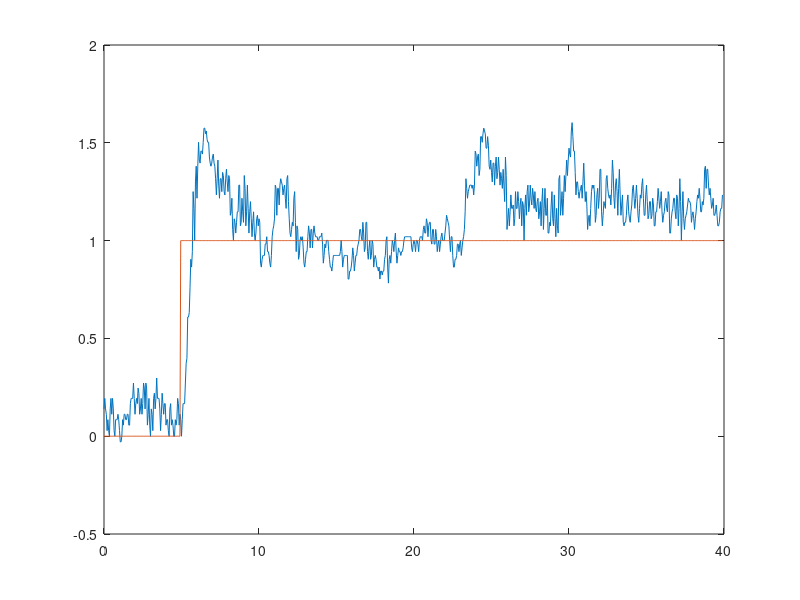

Recreate this plot in MATLAB.
stepSUB=[0.051515, 0.000000, -0.051515, 0.119102;
0.105339, 0.000000, -0.105339, 0.166081;
0.051515, 0.000000, -0.051515, -0.049105;
0.024178, 0.000000, -0.024178, -0.018713;
-0.059597, 0.000000, 0.059597, -0.135996;
-0.003450, 0.000000, 0.003450, 0.096028;
-0.059597, 0.000000, 0.059597, -0.121827;
-0.088125, 0.000000, 0.088125, -0.143680;
0.051515, 0.000000, -0.051515, 0.260598;
0.105339, 0.000000, -0.105339, 0.164362;
0.024178, 0.000000, -0.024178, -0.152741;
0.105339, 0.000000, -0.105339, 0.213155;
0.051515, 0.000000, -0.051515, 0.014563;
-0.059597, 0.000000, 0.059597, -0.230083;
-0.088125, 0.000000, 0.088125, -0.091677;
-0.003450, 0.000000, 0.003450, 0.160730;
-0.003450, 0.000000, 0.003450, -0.020107;
-0.003450, 0.000000, 0.003450, -0.048640;
0.024178, 0.000000, -0.024178, 0.067925;
-0.003450, 0.000000, 0.003450, -0.033504;
-0.059597, 0.000000, 0.059597, -0.141317;
-0.116965, 0.000000, 0.116965, -0.171984;
-0.116965, 0.000000, 0.116965, -0.082931;
-0.088125, 0.000000, 0.088125, -0.034468;
-0.003450, 0.000000, 0.003450, 0.093616;
-0.031375, 0.000000, 0.031375, -0.097334;
0.024178, 0.000000, -0.024178, 0.075766;
0.024178, 0.000000, -0.024178, 0.033695;
-0.003450, 0.000000, 0.003450, -0.056272;
-0.003450, 0.000000, 0.003450, 0.000033;
0.024178, 0.000000, -0.024178, 0.075199;
0.024178, 0.000000, -0.024178, 0.017014;
-0.031375, 0.000000, 0.031375, -0.118557;
-0.031375, 0.000000, 0.031375, -0.018180;
0.078569, 0.000000, -0.078569, 0.247344;
0.105339, 0.000000, -0.105339, 0.114677;
0.105339, 0.000000, -0.105339, 0.052426;
0.105339, 0.000000, -0.105339, 0.104078;
0.184011, 0.000000, -0.184011, 0.299918;
0.105339, 0.000000, -0.105339, -0.014903;
0.024178, 0.000000, -0.024178, -0.101873;
0.078569, 0.000000, -0.078569, 0.199994;
0.105339, 0.000000, -0.105339, 0.162637;
0.078569, 0.000000, -0.078569, 0.001824;
0.158056, 0.000000, -0.158056, 0.252848;
0.131834, 0.000000, -0.131834, 0.103116;
0.024178, 0.000000, -0.024178, -0.142344;
0.051515, 0.000000, -0.051515, 0.116457;
0.105339, 0.000000, -0.105339, 0.216349;
0.024178, 0.000000, -0.024178, -0.114069;
0.078569, 0.000000, -0.078569, 0.135021;
0.184011, 0.000000, -0.184011, 0.352082;
0.158056, 0.000000, -0.158056, 0.083988;
0.051515, 0.000000, -0.051515, -0.131214;
0.184011, 0.000000, -0.184011, 0.399598;
0.158056, 0.000000, -0.158056, 0.147229;
-0.031375, 0.000000, 0.031375, -0.340515;
0.024178, 0.000000, -0.024178, 0.139135;
0.105339, 0.000000, -0.105339, 0.287303;
-0.031375, 0.000000, 0.031375, -0.263957;
-0.088125, 0.000000, 0.088125, -0.185156;
0.051515, 0.000000, -0.051515, 0.313931;
0.024178, 0.000000, -0.024178, -0.014909;
-0.059597, 0.000000, 0.059597, -0.239064;
0.105339, 0.000000, -0.105339, 0.353444;
0.131834, 0.000000, -0.131834, 0.184099;
0.051515, 0.000000, -0.051515, -0.132948;
0.105339, 0.000000, -0.105339, 0.180093;
0.209697, 0.000000, -0.209697, 0.387026;
0.105339, 0.000000, -0.105339, -0.077353;
0.105339, 0.000000, -0.105339, 0.075085;
0.105339, 0.000000, -0.105339, 0.158021;
0.051515, 0.000000, -0.051515, -0.015927;
-0.059597, 0.000000, 0.059597, -0.210615;
0.024178, 0.000000, -0.024178, 0.174906;
0.131834, 0.000000, -0.131834, 0.298982;
0.078569, 0.000000, -0.078569, -0.056728;
0.024178, 0.000000, -0.024178, -0.082294;
0.078569, 0.000000, -0.078569, 0.199344;
0.078569, 0.000000, -0.078569, 0.094564;
-0.031375, 0.000000, 0.031375, -0.211588;
-0.003450, 0.000000, 0.003450, 0.051462;
-0.003450, 0.000000, 0.003450, 0.041970;
-0.059597, 0.000000, 0.059597, -0.151728;
-0.088125, 0.000000, 0.088125, -0.125537;
0.051515, 0.000000, -0.051515, 0.267382;
0.078569, 0.000000, -0.078569, 0.097165;
-0.031375, 0.000000, 0.031375, -0.242340;
-0.003450, 0.000000, 0.003450, 0.051784;
-0.031375, 0.000000, 0.031375, -0.014558;
-0.088125, 0.000000, 0.088125, -0.176380;
-0.088125, 0.000000, 0.088125, -0.079409;
-0.003450, 0.000000, 0.003450, 0.133650;
-0.031375, 0.000000, 0.031375, -0.087130;
-0.003450, 0.000000, 0.003450, 0.000615;
0.105339, 0.000000, -0.105339, 0.261000;
0.078569, 0.000000, -0.078569, 0.019720;
-0.031375, 0.000000, 0.031375, -0.215341;
0.024178, 0.000000, -0.024178, 0.136226;
-0.003450, 1.000000, 1.003450, -0.000029;
-0.088125, 1.000000, 1.088125, -0.248362;
-0.003450, 1.000000, 1.003450, 0.140242;
0.078569, 1.000000, 0.921431, 0.227133;
0.078569, 1.000000, 0.921431, 0.031883;
0.078569, 1.000000, 0.921431, 0.051196;
0.184011, 1.000000, 0.815989, 0.348276;
0.285224, 1.000000, 0.714776, 0.414979;
0.309895, 1.000000, 0.690105, 0.286229;
0.521344, 1.000000, 0.478656, 0.768944;
0.521344, 1.000000, 0.478656, 0.496924;
0.543721, 1.000000, 0.456279, 0.507759;
0.673648, 1.000000, 0.326352, 0.856517;
0.816422, 1.000000, 0.183578, 0.992530;
0.776551, 1.000000, 0.223449, 0.648714;
0.855585, 1.000000, 0.144415, 0.922615;
1.162423, 1.000000, -0.162423, 1.590266;
1.076732, 1.000000, -0.076732, 0.885081;
0.913049, 1.000000, 0.086951, 0.593851;
1.212163, 1.000000, -0.212163, 1.695522;
1.292418, 1.000000, -0.292418, 1.425634;
1.128574, 1.000000, -0.128574, 0.755239;
1.292418, 1.000000, -0.292418, 1.507504;
1.414382, 1.000000, -0.414382, 1.645972;
1.323635, 1.000000, -0.323635, 1.109958;
1.308090, 1.000000, -0.308090, 1.240451;
1.369540, 1.000000, -0.369540, 1.512006;
1.369540, 1.000000, -0.369540, 1.368154;
1.354359, 1.000000, -0.354359, 1.289946;
1.414382, 1.000000, -0.414382, 1.494792;
1.486854, 1.000000, -0.486854, 1.583473;
1.486854, 1.000000, -0.486854, 1.444207;
1.458200, 1.000000, -0.458200, 1.389160;
1.472580, 1.000000, -0.472580, 1.504148;
1.429100, 1.000000, -0.429100, 1.381896;
1.414382, 1.000000, -0.414382, 1.387910;
1.414382, 1.000000, -0.414382, 1.426315;
1.339057, 1.000000, -0.339057, 1.241814;
1.308090, 1.000000, -0.308090, 1.273435;
1.292418, 1.000000, -0.292418, 1.301548;
1.308090, 1.000000, -0.308090, 1.336146;
1.339057, 1.000000, -0.339057, 1.370697;
1.354359, 1.000000, -0.354359, 1.357339;
1.308090, 1.000000, -0.308090, 1.231894;
1.292418, 1.000000, -0.292418, 1.275955;
1.228476, 1.000000, -0.228476, 1.165206;
1.145567, 1.000000, -0.145567, 1.048932;
1.228476, 1.000000, -0.228476, 1.368490;
1.323635, 1.000000, -0.323635, 1.457290;
1.195718, 1.000000, -0.195718, 0.966355;
1.128574, 1.000000, -0.128574, 1.026330;
1.228476, 1.000000, -0.228476, 1.436066;
1.228476, 1.000000, -0.228476, 1.232062;
1.162423, 1.000000, -0.162423, 1.014247;
1.260705, 1.000000, -0.260705, 1.402668;
1.244655, 1.000000, -0.244655, 1.243446;
1.162423, 1.000000, -0.162423, 1.011961;
1.145567, 1.000000, -0.145567, 1.139814;
1.228476, 1.000000, -0.228476, 1.380142;
1.276624, 1.000000, -0.276624, 1.321359;
1.212163, 1.000000, -0.212163, 1.073733;
1.162423, 1.000000, -0.162423, 1.096140;
1.244655, 1.000000, -0.244655, 1.398343;
1.228476, 1.000000, -0.228476, 1.205668;
1.041439, 1.000000, -0.041439, 0.752672;
1.059158, 1.000000, -0.059158, 1.124919;
1.128574, 1.000000, -0.128574, 1.295950;
0.969022, 1.000000, 0.030978, 0.722654;
0.913049, 1.000000, 0.086951, 0.824400;
1.023565, 1.000000, -0.023565, 1.251638;
1.005538, 1.000000, -0.005538, 0.981831;
0.950526, 1.000000, 0.049474, 0.817334;
1.005538, 1.000000, -0.005538, 1.099269;
1.059158, 1.000000, -0.059158, 1.155421;
1.059158, 1.000000, -0.059158, 1.020334;
1.195718, 1.000000, -0.195718, 1.349393;
1.195718, 1.000000, -0.195718, 1.180831;
0.987357, 1.000000, 0.012643, 0.667031;
1.005538, 1.000000, -0.005538, 1.073800;
1.128574, 1.000000, -0.128574, 1.375816;
1.059158, 1.000000, -0.059158, 0.920144;
1.005538, 1.000000, -0.005538, 0.880413;
1.244655, 1.000000, -0.244655, 1.610893;
1.179138, 1.000000, -0.179138, 1.078822;
0.987357, 1.000000, 0.012643, 0.640828;
1.059158, 1.000000, -0.059158, 1.222957;
1.195718, 1.000000, -0.195718, 1.455176;
1.076732, 1.000000, -0.076732, 0.842513;
0.950526, 1.000000, 0.049474, 0.737115;
1.059158, 1.000000, -0.059158, 1.294350;
1.111435, 1.000000, -0.111435, 1.214589;
1.023565, 1.000000, -0.023565, 0.829200;
0.931866, 1.000000, 0.068134, 0.803244;
1.005538, 1.000000, -0.005538, 1.174642;
1.059158, 1.000000, -0.059158, 1.148669;
0.950526, 1.000000, 0.049474, 0.749134;
0.913049, 1.000000, 0.086951, 0.862421;
0.950526, 1.000000, 0.049474, 1.064776;
1.023565, 1.000000, -0.023565, 1.123724;
1.041439, 1.000000, -0.041439, 1.019742;
0.987357, 1.000000, 0.012643, 0.886757;
1.023565, 1.000000, -0.023565, 1.088016;
1.005538, 1.000000, -0.005538, 1.002460;
0.796576, 1.000000, 0.203424, 0.505911;
0.776551, 1.000000, 0.223449, 0.792850;
0.816422, 1.000000, 0.183578, 0.956676;
0.836090, 1.000000, 0.163910, 0.847808;
0.836090, 1.000000, 0.163910, 0.797207;
0.836090, 1.000000, 0.163910, 0.837158;
0.894062, 1.000000, 0.105938, 0.982449;
0.894062, 1.000000, 0.105938, 0.883904;
0.931866, 1.000000, 0.068134, 0.958104;
0.855585, 1.000000, 0.144415, 0.753875;
0.855585, 1.000000, 0.144415, 0.862944;
0.836090, 1.000000, 0.163910, 0.841424;
0.796576, 1.000000, 0.203424, 0.746398;
0.776551, 1.000000, 0.223449, 0.759154;
0.836090, 1.000000, 0.163910, 0.934821;
0.931866, 1.000000, 0.068134, 1.052971;
0.969022, 1.000000, 0.030978, 0.973661;
0.987357, 1.000000, 0.012643, 0.972728;
1.023565, 1.000000, -0.023565, 1.067966;
1.195718, 1.000000, -0.195718, 1.418178;
1.179138, 1.000000, -0.179138, 1.111254;
1.041439, 1.000000, -0.041439, 0.799645;
1.179138, 1.000000, -0.179138, 1.406443;
1.179138, 1.000000, -0.179138, 1.217919;
1.094155, 1.000000, -0.094155, 0.912858;
1.195718, 1.000000, -0.195718, 1.337379;
1.228476, 1.000000, -0.228476, 1.301332;
1.212163, 1.000000, -0.212163, 1.138959;
1.195718, 1.000000, -0.195718, 1.157363;
1.145567, 1.000000, -0.145567, 1.101381;
1.179138, 1.000000, -0.179138, 1.239578;
1.195718, 1.000000, -0.195718, 1.221576;
1.128574, 1.000000, -0.128574, 1.017714;
1.076732, 1.000000, -0.076732, 1.013256;
1.228476, 1.000000, -0.228476, 1.467310;
1.244655, 1.000000, -0.244655, 1.251862;
1.111435, 1.000000, -0.111435, 0.863156;
1.023565, 1.000000, -0.023565, 0.933137;
0.950526, 1.000000, 0.049474, 0.938881;
0.931866, 1.000000, 0.068134, 0.942512;
0.969022, 1.000000, 0.030978, 1.025424;
1.005538, 1.000000, -0.005538, 1.044785;
0.987357, 1.000000, 0.012643, 0.941395;
1.128574, 1.000000, -0.128574, 1.307112;
1.162423, 1.000000, -0.162423, 1.193187;
1.005538, 1.000000, -0.005538, 0.740323;
0.855585, 1.000000, 0.144415, 0.681406;
0.987357, 1.000000, 0.012643, 1.263100;
0.969022, 1.000000, 0.030978, 0.966112;
0.816422, 1.000000, 0.183578, 0.541078;
0.836090, 1.000000, 0.163910, 0.898089;
0.913049, 1.000000, 0.086951, 1.088519;
0.931866, 1.000000, 0.068134, 0.921865;
0.913049, 1.000000, 0.086951, 0.839111;
0.931866, 1.000000, 0.068134, 0.966428;
0.874910, 1.000000, 0.125090, 0.817243;
0.796576, 1.000000, 0.203424, 0.694609;
0.776551, 1.000000, 0.223449, 0.784127;
0.816422, 1.000000, 0.183578, 0.902758;
0.855585, 1.000000, 0.144415, 0.898706;
0.855585, 1.000000, 0.144415, 0.826838;
0.931866, 1.000000, 0.068134, 1.022996;
0.987357, 1.000000, 0.012643, 1.055590;
0.950526, 1.000000, 0.049474, 0.865944;
0.874910, 1.000000, 0.125090, 0.765301;
0.969022, 1.000000, 0.030978, 1.131982;
0.969022, 1.000000, 0.030978, 0.981616;
0.874910, 1.000000, 0.125090, 0.704646;
0.950526, 1.000000, 0.049474, 1.067992;
0.987357, 1.000000, 0.012643, 1.070004;
0.950526, 1.000000, 0.049474, 0.859792;
0.931866, 1.000000, 0.068134, 0.894278;
0.931866, 1.000000, 0.068134, 0.962339;
0.931866, 1.000000, 0.068134, 0.941315;
0.913049, 1.000000, 0.086951, 0.880562;
0.913049, 1.000000, 0.086951, 0.915641;
0.931866, 1.000000, 0.068134, 0.966818;
0.931866, 1.000000, 0.068134, 0.928048;
0.931866, 1.000000, 0.068134, 0.923129;
0.950526, 1.000000, 0.049474, 0.977521;
0.894062, 1.000000, 0.105938, 0.819462;
0.796576, 1.000000, 0.203424, 0.672396;
0.836090, 1.000000, 0.163910, 0.929474;
0.894062, 1.000000, 0.105938, 0.998738;
0.874910, 1.000000, 0.125090, 0.812879;
0.913049, 1.000000, 0.086951, 0.940916;
0.913049, 1.000000, 0.086951, 0.925959;
0.913049, 1.000000, 0.086951, 0.904586;
0.855585, 1.000000, 0.144415, 0.778416;
0.816422, 1.000000, 0.183578, 0.779586;
0.776551, 1.000000, 0.223449, 0.755086;
0.776551, 1.000000, 0.223449, 0.795680;
0.756343, 1.000000, 0.243657, 0.738576;
0.796576, 1.000000, 0.203424, 0.850563;
0.836090, 1.000000, 0.163910, 0.888735;
0.836090, 1.000000, 0.163910, 0.815432;
0.836090, 1.000000, 0.163910, 0.824249;
0.836090, 1.000000, 0.163910, 0.844447;
0.836090, 1.000000, 0.163910, 0.840760;
0.836090, 1.000000, 0.163910, 0.835671;
0.836090, 1.000000, 0.163910, 0.837024;
0.836090, 1.000000, 0.163910, 0.838279;
0.836090, 1.000000, 0.163910, 0.837827;
0.855585, 1.000000, 0.144415, 0.882598;
0.913049, 1.000000, 0.086951, 0.986282;
0.855585, 1.000000, 0.144415, 0.763378;
0.776551, 1.000000, 0.223449, 0.664738;
0.816422, 1.000000, 0.183578, 0.912673;
0.836090, 1.000000, 0.163910, 0.886589;
0.836090, 1.000000, 0.163910, 0.806226;
0.836090, 1.000000, 0.163910, 0.826200;
0.836090, 1.000000, 0.163910, 0.846823;
0.836090, 1.000000, 0.163910, 0.840074;
0.715376, 1.000000, 0.284624, 0.556001;
0.715376, 1.000000, 0.284624, 0.739670;
0.756343, 1.000000, 0.243657, 0.858555;
0.756343, 1.000000, 0.243657, 0.742589;
0.776551, 1.000000, 0.223449, 0.778674;
0.816422, 1.000000, 0.183578, 0.873327;
0.874910, 1.000000, 0.125090, 0.945298;
0.836090, 1.000000, 0.163910, 0.760230;
0.756343, 1.000000, 0.243657, 0.641747;
0.796576, 1.000000, 0.203424, 0.888819;
0.836090, 1.000000, 0.163910, 0.913844;
0.836090, 1.000000, 0.163910, 0.803636;
0.874910, 1.000000, 0.125090, 0.908205;
0.894062, 1.000000, 0.105938, 0.923668;
0.913049, 1.000000, 0.086951, 0.925402;
0.969022, 1.000000, 0.030978, 1.032473;
0.969022, 1.000000, 0.030978, 0.956167;
0.931866, 1.000000, 0.068134, 0.865627;
0.913049, 1.000000, 0.086951, 0.900427;
1.005538, 1.000000, -0.005538, 1.149410;
0.950526, 1.000000, 0.049474, 0.864274;
0.855585, 1.000000, 0.144415, 0.701198;
0.874910, 1.000000, 0.125090, 0.945853;
1.005538, 1.000000, -0.005538, 1.216276;
1.005538, 1.000000, -0.005538, 0.960083;
0.855585, 1.000000, 0.144415, 0.601564;
0.816422, 1.000000, 0.183578, 0.809587;
0.874910, 1.000000, 0.125090, 1.030482;
0.913049, 1.000000, 0.086951, 0.952190;
0.816422, 1.000000, 0.183578, 0.641577;
0.836090, 1.000000, 0.163910, 0.873179;
0.913049, 1.000000, 0.086951, 1.061507;
0.894062, 1.000000, 0.105938, 0.842851;
0.776551, 1.000000, 0.223449, 0.586927;
0.816422, 1.000000, 0.183578, 0.909258;
0.836090, 1.000000, 0.163910, 0.908723;
0.816422, 1.000000, 0.183578, 0.760164;
0.776551, 1.000000, 0.223449, 0.712288;
0.776551, 1.000000, 0.223449, 0.803026;
0.756343, 1.000000, 0.243657, 0.749329;
0.776551, 1.000000, 0.223449, 0.801518;
0.715376, 1.000000, 0.284624, 0.637096;
0.756343, 1.000000, 0.243657, 0.817309;
0.756343, 1.000000, 0.243657, 0.774519;
0.735952, 1.000000, 0.264048, 0.693609;
0.756343, 1.000000, 0.243657, 0.786353;
0.756343, 1.000000, 0.243657, 0.767574;
0.816422, 1.000000, 0.183578, 0.888971;
0.836090, 1.000000, 0.163910, 0.850951;
0.913049, 1.000000, 0.086951, 0.992068;
0.931866, 1.000000, 0.068134, 0.940717;
0.776551, 1.000000, 0.223449, 0.547735;
0.694607, 1.000000, 0.305393, 0.616344;
0.816422, 1.000000, 0.183578, 1.058838;
0.836090, 1.000000, 0.163910, 0.860629;
0.796576, 1.000000, 0.203424, 0.675108;
0.855585, 1.000000, 0.144415, 0.940220;
0.913049, 1.000000, 0.086951, 1.012817;
0.894062, 1.000000, 0.105938, 0.833834;
0.855585, 1.000000, 0.144415, 0.783779;
0.913049, 1.000000, 0.086951, 1.015235;
0.950526, 1.000000, 0.049474, 1.009091;
0.855585, 1.000000, 0.144415, 0.695293;
0.796576, 1.000000, 0.203424, 0.723595;
0.836090, 1.000000, 0.163910, 0.946575;
0.874910, 1.000000, 0.125090, 0.938390;
0.855585, 1.000000, 0.144415, 0.793503;
0.855585, 1.000000, 0.144415, 0.845287;
0.836090, 1.000000, 0.163910, 0.830197;
0.855585, 1.000000, 0.144415, 0.888147;
0.855585, 1.000000, 0.144415, 0.855729;
0.874910, 1.000000, 0.125090, 0.892884;
0.913049, 1.000000, 0.086951, 0.961719;
0.931866, 1.000000, 0.068134, 0.945542;
0.931866, 1.000000, 0.068134, 0.915901;
0.931866, 1.000000, 0.068134, 0.929532;
0.931866, 1.000000, 0.068134, 0.937128;
0.931866, 1.000000, 0.068134, 0.933018;
0.931866, 1.000000, 0.068134, 0.931305;
0.931866, 1.000000, 0.068134, 0.932524;
0.931866, 1.000000, 0.068134, 0.932890;
0.931866, 1.000000, 0.068134, 0.932539;
0.874910, 1.000000, 0.125090, 0.800786;
0.855585, 1.000000, 0.144415, 0.841846;
0.894062, 1.000000, 0.105938, 0.970727;
0.913049, 1.000000, 0.086951, 0.935084;
0.894062, 1.000000, 0.105938, 0.845496;
0.855585, 1.000000, 0.144415, 0.804995;
0.913049, 1.000000, 0.086951, 1.010722;
0.913049, 1.000000, 0.086951, 0.917144;
0.894062, 1.000000, 0.105938, 0.842193;
0.855585, 1.000000, 0.144415, 0.810603;
0.913049, 1.000000, 0.086951, 1.011249;
0.931866, 1.000000, 0.068134, 0.959126;
0.931866, 1.000000, 0.068134, 0.901272;
0.931866, 1.000000, 0.068134, 0.926942;
0.913049, 1.000000, 0.086951, 0.897697;
0.969022, 1.000000, 0.030978, 1.047606;
0.987357, 1.000000, 0.012643, 1.006203;
0.950526, 1.000000, 0.049474, 0.876752;
0.950526, 1.000000, 0.049474, 0.953829;
1.023565, 1.000000, -0.023565, 1.140643;
1.005538, 1.000000, -0.005538, 0.966262;
0.931866, 1.000000, 0.068134, 0.805912;
0.987357, 1.000000, 0.012643, 1.087222;
1.005538, 1.000000, -0.005538, 1.053780;
1.005538, 1.000000, -0.005538, 0.972267;
0.913049, 1.000000, 0.086951, 0.780494;
0.894062, 1.000000, 0.105938, 0.896449;
0.969022, 1.000000, 0.030978, 1.108613;
0.969022, 1.000000, 0.030978, 0.953383;
0.894062, 1.000000, 0.105938, 0.757690;
0.894062, 1.000000, 0.105938, 0.915567;
0.969022, 1.000000, 0.030978, 1.106034;
0.931866, 1.000000, 0.068134, 0.861867;
0.855585, 1.000000, 0.144415, 0.725626;
0.894062, 1.000000, 0.105938, 0.981913;
0.913049, 1.000000, 0.086951, 0.967049;
0.855585, 1.000000, 0.144415, 0.751413;
0.894062, 1.000000, 0.105938, 0.943699;
0.931866, 1.000000, 0.068134, 1.005662;
0.950526, 1.000000, 0.049474, 0.953060;
0.913049, 1.000000, 0.086951, 0.841784;
0.913049, 1.000000, 0.086951, 0.921072;
0.913049, 1.000000, 0.086951, 0.933794;
0.950526, 1.000000, 0.049474, 0.997331;
0.987357, 1.000000, 0.012643, 1.024326;
1.041439, 1.000000, -0.041439, 1.093106;
1.023565, 1.000000, -0.023565, 0.980142;
1.005538, 1.000000, -0.005538, 0.970550;
0.987357, 1.000000, 0.012643, 0.979506;
0.913049, 1.000000, 0.086951, 0.827823;
0.855585, 1.000000, 0.144415, 0.796535;
0.931866, 1.000000, 0.068134, 1.068227;
0.931866, 1.000000, 0.068134, 0.934441;
0.836090, 1.000000, 0.163910, 0.672492;
0.776551, 1.000000, 0.223449, 0.719564;
0.776551, 1.000000, 0.223449, 0.835356;
0.816422, 1.000000, 0.183578, 0.884878;
0.816422, 1.000000, 0.183578, 0.795102;
0.836090, 1.000000, 0.163910, 0.846289;
0.894062, 1.000000, 0.105938, 0.975423;
0.894062, 1.000000, 0.105938, 0.881305;
0.855585, 1.000000, 0.144415, 0.783734;
0.894062, 1.000000, 0.105938, 0.958071;
0.913049, 1.000000, 0.086951, 0.951910;
0.836090, 1.000000, 0.163910, 0.713648;
0.874910, 1.000000, 0.125090, 0.932213;
0.913049, 1.000000, 0.086951, 0.992468;
0.931866, 1.000000, 0.068134, 0.932425;
0.969022, 1.000000, 0.030978, 0.994542;
1.059158, 1.000000, -0.059158, 1.171974;
1.228476, 1.000000, -0.228476, 1.426040;
1.179138, 1.000000, -0.179138, 1.049800;
1.128574, 1.000000, -0.128574, 1.014839;
1.162423, 1.000000, -0.162423, 1.253241;
1.179138, 1.000000, -0.179138, 1.221703;
1.195718, 1.000000, -0.195718, 1.185601;
1.195718, 1.000000, -0.195718, 1.180639;
1.195718, 1.000000, -0.195718, 1.196425;
1.179138, 1.000000, -0.179138, 1.158834;
1.195718, 1.000000, -0.195718, 1.217903;
1.145567, 1.000000, -0.145567, 1.080298;
1.195718, 1.000000, -0.195718, 1.262226;
1.369540, 1.000000, -0.369540, 1.605159;
1.354359, 1.000000, -0.354359, 1.278876;
1.292418, 1.000000, -0.292418, 1.144639;
1.339057, 1.000000, -0.339057, 1.432494;
1.354359, 1.000000, -0.354359, 1.400892;
1.244655, 1.000000, -0.244655, 1.065335;
1.276624, 1.000000, -0.276624, 1.324663;
1.443704, 1.000000, -0.443704, 1.704675;
1.443704, 1.000000, -0.443704, 1.391640;
1.414382, 1.000000, -0.414382, 1.298858;
1.458200, 1.000000, -0.458200, 1.534591;
1.486854, 1.000000, -0.486854, 1.541111;
1.472580, 1.000000, -0.472580, 1.419612;
1.458200, 1.000000, -0.458200, 1.422846;
1.384603, 1.000000, -0.384603, 1.300493;
1.384603, 1.000000, -0.384603, 1.401937;
1.443704, 1.000000, -0.443704, 1.540080;
1.399552, 1.000000, -0.399552, 1.319711;
1.292418, 1.000000, -0.292418, 1.128665;
1.276624, 1.000000, -0.276624, 1.295639;
1.323635, 1.000000, -0.323635, 1.429135;
1.260705, 1.000000, -0.260705, 1.158318;
1.212163, 1.000000, -0.212163, 1.128316;
1.308090, 1.000000, -0.308090, 1.470693;
1.308090, 1.000000, -0.308090, 1.308539;
1.195718, 1.000000, -0.195718, 0.998005;
1.292418, 1.000000, -0.292418, 1.440186;
1.339057, 1.000000, -0.339057, 1.434170;
1.228476, 1.000000, -0.228476, 1.026043;
1.260705, 1.000000, -0.260705, 1.296897;
1.339057, 1.000000, -0.339057, 1.490722;
1.276624, 1.000000, -0.276624, 1.162473;
1.195718, 1.000000, -0.195718, 1.056501;
1.260705, 1.000000, -0.260705, 1.392647;
1.228476, 1.000000, -0.228476, 1.207885;
1.179138, 1.000000, -0.179138, 1.078684;
1.276624, 1.000000, -0.276624, 1.420120;
1.195718, 1.000000, -0.195718, 1.096024;
1.111435, 1.000000, -0.111435, 0.971063;
1.339057, 1.000000, -0.339057, 1.682565;
1.244655, 1.000000, -0.244655, 1.113015;
0.969022, 1.000000, 0.030978, 0.522882;
1.023565, 1.000000, -0.023565, 1.188574;
1.076732, 1.000000, -0.076732, 1.258069;
0.987357, 1.000000, 0.012643, 0.806709;
1.059158, 1.000000, -0.059158, 1.124037;
1.145567, 1.000000, -0.145567, 1.298467;
1.076732, 1.000000, -0.076732, 0.946825;
1.076732, 1.000000, -0.076732, 1.047147;
1.094155, 1.000000, -0.094155, 1.154857;
0.987357, 1.000000, 0.012643, 0.848283;
1.023565, 1.000000, -0.023565, 1.073585;
1.162423, 1.000000, -0.162423, 1.378307;
1.076732, 1.000000, -0.076732, 0.920791;
1.076732, 1.000000, -0.076732, 1.032017;
1.162423, 1.000000, -0.162423, 1.321133;
1.111435, 1.000000, -0.111435, 1.035948;
1.023565, 1.000000, -0.023565, 0.871516;
1.094155, 1.000000, -0.094155, 1.226470;
1.128574, 1.000000, -0.128574, 1.200669;
0.987357, 1.000000, 0.012643, 0.755059;
1.111435, 1.000000, -0.111435, 1.282561;
1.094155, 1.000000, -0.094155, 1.113825;
0.913049, 1.000000, 0.086951, 0.624964;
1.076732, 1.000000, -0.076732, 1.323716;
1.145567, 1.000000, -0.145567, 1.286205;
1.041439, 1.000000, -0.041439, 0.816313;
1.162423, 1.000000, -0.162423, 1.305490;
1.195718, 1.000000, -0.195718, 1.280064;
1.059158, 1.000000, -0.059158, 0.826725;
1.094155, 1.000000, -0.094155, 1.143725;
1.195718, 1.000000, -0.195718, 1.387667;
1.128574, 1.000000, -0.128574, 1.001640;
1.094155, 1.000000, -0.094155, 1.007628;
1.179138, 1.000000, -0.179138, 1.334384;
1.145567, 1.000000, -0.145567, 1.105286;
1.076732, 1.000000, -0.076732, 0.946261;
1.162423, 1.000000, -0.162423, 1.300761;
1.076732, 1.000000, -0.076732, 0.982228;
1.059158, 1.000000, -0.059158, 1.009689;
1.111435, 1.000000, -0.111435, 1.212215;
1.128574, 1.000000, -0.128574, 1.152014;
1.023565, 1.000000, -0.023565, 0.852550;
1.059158, 1.000000, -0.059158, 1.119825;
1.111435, 1.000000, -0.111435, 1.220962;
0.987357, 1.000000, 0.012643, 0.793846;
1.111435, 1.000000, -0.111435, 1.267856;
1.179138, 1.000000, -0.179138, 1.300421;
0.969022, 1.000000, 0.030978, 0.631161;
1.076732, 1.000000, -0.076732, 1.225647;
1.179138, 1.000000, -0.179138, 1.389579;
1.041439, 1.000000, -0.041439, 0.792038;
1.041439, 1.000000, -0.041439, 1.010814;
1.128574, 1.000000, -0.128574, 1.315356;
0.950526, 1.000000, 0.049474, 0.703041;
0.950526, 1.000000, 0.049474, 0.931435;
1.005538, 1.000000, -0.005538, 1.151463;
0.987357, 1.000000, 0.012643, 0.953914;
1.094155, 1.000000, -0.094155, 1.197787;
1.162423, 1.000000, -0.162423, 1.243738;
1.023565, 1.000000, -0.023565, 0.796553;
0.987357, 1.000000, 0.012643, 0.943378;
1.145567, 1.000000, -0.145567, 1.424467;
1.023565, 1.000000, -0.023565, 0.841575;
0.931866, 1.000000, 0.068134, 0.755271;
1.076732, 1.000000, -0.076732, 1.340318;
0.987357, 1.000000, 0.012643, 0.888384;
0.950526, 1.000000, 0.049474, 0.842319;
1.228476, 1.000000, -0.228476, 1.633733;
1.244655, 1.000000, -0.244655, 1.240640;
1.041439, 1.000000, -0.041439, 0.653481;
1.094155, 1.000000, -0.094155, 1.207634;
1.162423, 1.000000, -0.162423, 1.348216;
1.041439, 1.000000, -0.041439, 0.830127;
1.128574, 1.000000, -0.128574, 1.216018;
1.244655, 1.000000, -0.244655, 1.441868;
1.162423, 1.000000, -0.162423, 1.001544;
1.244655, 1.000000, -0.244655, 1.312387;
1.323635, 1.000000, -0.323635, 1.457609;
1.244655, 1.000000, -0.244655, 1.099998;
1.323635, 1.000000, -0.323635, 1.402695;
1.384603, 1.000000, -0.384603, 1.489080;
1.354359, 1.000000, -0.354359, 1.273615;
1.339057, 1.000000, -0.339057, 1.292782;
1.472580, 1.000000, -0.472580, 1.670420;
1.515080, 1.000000, -0.515080, 1.552231;
1.443704, 1.000000, -0.443704, 1.280128;
1.369540, 1.000000, -0.369540, 1.272706;
1.369540, 1.000000, -0.369540, 1.423885;
1.260705, 1.000000, -0.260705, 1.137818;
1.145567, 1.000000, -0.145567, 0.995071;
1.212163, 1.000000, -0.212163, 1.354749;
1.212163, 1.000000, -0.212163, 1.237933;
1.162423, 1.000000, -0.162423, 1.052836;
1.128574, 1.000000, -0.128574, 1.087241;
1.162423, 1.000000, -0.162423, 1.241916;
1.179138, 1.000000, -0.179138, 1.202757;
1.195718, 1.000000, -0.195718, 1.189945;
1.128574, 1.000000, -0.128574, 1.030119;
1.212163, 1.000000, -0.212163, 1.333905;
1.308090, 1.000000, -0.308090, 1.443890;
1.195718, 1.000000, -0.195718, 0.991482;
1.111435, 1.000000, -0.111435, 0.982972;
1.162423, 1.000000, -0.162423, 1.302172;
1.094155, 1.000000, -0.094155, 1.025549;
0.969022, 1.000000, 0.030978, 0.775777;
1.023565, 1.000000, -0.023565, 1.140539;
1.041439, 1.000000, -0.041439, 1.107498;
0.987357, 1.000000, 0.012643, 0.877074;
1.076732, 1.000000, -0.076732, 1.188423;
1.162423, 1.000000, -0.162423, 1.289460;
1.195718, 1.000000, -0.195718, 1.188372;
1.179138, 1.000000, -0.179138, 1.115678;
1.195718, 1.000000, -0.195718, 1.221734;
1.145567, 1.000000, -0.145567, 1.091351;
1.005538, 1.000000, -0.005538, 0.820694;
1.041439, 1.000000, -0.041439, 1.129749;
1.145567, 1.000000, -0.145567, 1.326432;
1.179138, 1.000000, -0.179138, 1.175284;
1.076732, 1.000000, -0.076732, 0.885868;
1.128574, 1.000000, -0.128574, 1.217613;
1.276624, 1.000000, -0.276624, 1.512609;
1.276624, 1.000000, -0.276624, 1.218476;
1.059158, 1.000000, -0.059158, 0.706602;
0.987357, 1.000000, 0.012643, 0.951212;
1.041439, 1.000000, -0.041439, 1.222427;
1.111435, 1.000000, -0.111435, 1.197908;
1.094155, 1.000000, -0.094155, 1.008300;
1.076732, 1.000000, -0.076732, 1.034863;
1.228476, 1.000000, -0.228476, 1.454315;
1.244655, 1.000000, -0.244655, 1.245688;
1.179138, 1.000000, -0.179138, 1.023453;
1.145567, 1.000000, -0.145567, 1.114758;
1.128574, 1.000000, -0.128574, 1.153072;
1.145567, 1.000000, -0.145567, 1.175461;
1.094155, 1.000000, -0.094155, 1.015509;
1.179138, 1.000000, -0.179138, 1.291032;
1.323635, 1.000000, -0.323635, 1.518386;
1.260705, 1.000000, -0.260705, 1.115315;
1.128574, 1.000000, -0.128574, 0.910737;
1.076732, 1.000000, -0.076732, 1.074333;
1.195718, 1.000000, -0.195718, 1.418037;
1.228476, 1.000000, -0.228476, 1.245779;
1.162423, 1.000000, -0.162423, 1.005902;
1.041439, 1.000000, -0.041439, 0.891492;
1.179138, 1.000000, -0.179138, 1.424078;
1.276624, 1.000000, -0.276624, 1.417226;
1.145567, 1.000000, -0.145567, 0.882317;
1.041439, 1.000000, -0.041439, 0.891946;
1.094155, 1.000000, -0.094155, 1.256571;
1.145567, 1.000000, -0.145567, 1.239389;
1.005538, 1.000000, -0.005538, 0.764276;
0.987357, 1.000000, 0.012643, 0.965871;
1.005538, 1.000000, -0.005538, 1.101493;
1.005538, 1.000000, -0.005538, 1.003802;
1.041439, 1.000000, -0.041439, 1.062607;
1.111435, 1.000000, -0.111435, 1.198675;
1.145567, 1.000000, -0.145567, 1.169918;
1.059158, 1.000000, -0.059158, 0.913632;
1.023565, 1.000000, -0.023565, 0.986066;
1.005538, 1.000000, -0.005538, 1.028880;
1.059158, 1.000000, -0.059158, 1.140763;
1.094155, 1.000000, -0.094155, 1.123517;
1.179138, 1.000000, -0.179138, 1.260954;
1.195718, 1.000000, -0.195718, 1.193011;
1.128574, 1.000000, -0.128574, 1.012028;
1.076732, 1.000000, -0.076732, 1.021062;
1.128574, 1.000000, -0.128574, 1.237260;
1.195718, 1.000000, -0.195718, 1.286792;
1.128574, 1.000000, -0.128574, 0.995310;
1.041439, 1.000000, -0.041439, 0.914145;
1.005538, 1.000000, -0.005538, 1.012011;
1.076732, 1.000000, -0.076732, 1.209694;
1.145567, 1.000000, -0.145567, 1.219160;
1.128574, 1.000000, -0.128574, 1.055715;
1.195718, 1.000000, -0.195718, 1.266779;
1.228476, 1.000000, -0.228476, 1.277946;
1.128574, 1.000000, -0.128574, 0.967123;
1.041439, 1.000000, -0.041439, 0.931107;
1.041439, 1.000000, -0.041439, 1.102510;
1.145567, 1.000000, -0.145567, 1.309922;
1.195718, 1.000000, -0.195718, 1.223142;
1.111435, 1.000000, -0.111435, 0.944972;
1.023565, 1.000000, -0.023565, 0.916693;
1.041439, 1.000000, -0.041439, 1.126719;
1.111435, 1.000000, -0.111435, 1.226802;
1.111435, 1.000000, -0.111435, 1.072853;
1.023565, 1.000000, -0.023565, 0.876602;
1.041439, 1.000000, -0.041439, 1.092693;
1.128574, 1.000000, -0.128574, 1.279283;
1.094155, 1.000000, -0.094155, 1.015213;
0.987357, 1.000000, 0.012643, 0.811596;
0.987357, 1.000000, 0.012643, 1.031162;
1.059158, 1.000000, -0.059158, 1.200892;
1.059158, 1.000000, -0.059158, 1.030862;
1.111435, 1.000000, -0.111435, 1.141250;
1.179138, 1.000000, -0.179138, 1.267356;
1.128574, 1.000000, -0.128574, 1.038177;
1.076732, 1.000000, -0.076732, 0.991951;
1.111435, 1.000000, -0.111435, 1.192074;
1.162423, 1.000000, -0.162423, 1.243659;
1.059158, 1.000000, -0.059158, 0.889036;
1.005538, 1.000000, -0.005538, 0.932026;
1.041439, 1.000000, -0.041439, 1.146968;
1.059158, 1.000000, -0.059158, 1.092975;
1.111435, 1.000000, -0.111435, 1.146288;
1.128574, 1.000000, -0.128574, 1.133095;
1.076732, 1.000000, -0.076732, 0.994231;
1.059158, 1.000000, -0.059158, 1.043528;
1.162423, 1.000000, -0.162423, 1.323455;
1.145567, 1.000000, -0.145567, 1.106026;
0.950526, 1.000000, 0.049474, 0.650805;
0.950526, 1.000000, 0.049474, 1.000056;
1.023565, 1.000000, -0.023565, 1.202922;
1.059158, 1.000000, -0.059158, 1.073936;
1.076732, 1.000000, -0.076732, 1.044894;
1.128574, 1.000000, -0.128574, 1.191127;
1.128574, 1.000000, -0.128574, 1.125826;
1.059158, 1.000000, -0.059158, 0.948199;
1.023565, 1.000000, -0.023565, 0.990581;
1.145567, 1.000000, -0.145567, 1.342636;
1.128574, 1.000000, -0.128574, 1.090181;
0.987357, 1.000000, 0.012643, 0.748234;
1.076732, 1.000000, -0.076732, 1.233794;
1.228476, 1.000000, -0.228476, 1.476225;
1.111435, 1.000000, -0.111435, 0.879945;
0.913049, 1.000000, 0.086951, 0.606645;
1.059158, 1.000000, -0.059158, 1.355934;
1.162423, 1.000000, -0.162423, 1.352069;
1.023565, 1.000000, -0.023565, 0.733676;
0.969022, 1.000000, 0.030978, 0.875492;
1.023565, 1.000000, -0.023565, 1.188428;
1.041439, 1.000000, -0.041439, 1.075260;
1.059158, 1.000000, -0.059158, 1.032475;
1.094155, 1.000000, -0.094155, 1.130069;
1.128574, 1.000000, -0.128574, 1.173459;
1.111435, 1.000000, -0.111435, 1.070397;
1.111435, 1.000000, -0.111435, 1.101235;
1.094155, 1.000000, -0.094155, 1.082235;
1.005538, 1.000000, -0.005538, 0.893190;
1.041439, 1.000000, -0.041439, 1.107858;
1.059158, 1.000000, -0.059158, 1.107093;
1.023565, 1.000000, -0.023565, 0.952596;
0.969022, 1.000000, 0.030978, 0.891902;
1.023565, 1.000000, -0.023565, 1.125768;
1.059158, 1.000000, -0.059158, 1.116120;
1.111435, 1.000000, -0.111435, 1.143335;
1.145567, 1.000000, -0.145567, 1.165761;
1.128574, 1.000000, -0.128574, 1.089737;
1.179138, 1.000000, -0.179138, 1.241395;
1.128574, 1.000000, -0.128574, 1.062034;
1.059158, 1.000000, -0.059158, 0.957300;
1.059158, 1.000000, -0.059158, 1.090934;
1.111435, 1.000000, -0.111435, 1.206639;
1.094155, 1.000000, -0.094155, 1.050619;
1.128574, 1.000000, -0.128574, 1.150096;
1.276624, 1.000000, -0.276624, 1.476842;
1.292418, 1.000000, -0.292418, 1.275869;
1.179138, 1.000000, -0.179138, 0.968261;
1.276624, 1.000000, -0.276624, 1.430441;
1.276624, 1.000000, -0.276624, 1.313701;
1.195718, 1.000000, -0.195718, 1.039487;
1.145567, 1.000000, -0.145567, 1.085299;
1.179138, 1.000000, -0.179138, 1.274256;
1.128574, 1.000000, -0.128574, 1.068297;
1.076732, 1.000000, -0.076732, 0.989473;
1.094155, 1.000000, -0.094155, 1.144447;
1.128574, 1.000000, -0.128574, 1.192620;
1.041439, 1.000000, -0.041439, 0.904209;
1.041439, 1.000000, -0.041439, 1.039961;
1.059158, 1.000000, -0.059158, 1.121420;
1.094155, 1.000000, -0.094155, 1.134026;
1.041439, 1.000000, -0.041439, 0.948165;
0.987357, 1.000000, 0.012643, 0.915250;
0.987357, 1.000000, 0.012643, 1.023831;
1.005538, 1.000000, -0.005538, 1.048153;
1.059158, 1.000000, -0.059158, 1.115366;
1.076732, 1.000000, -0.076732, 1.078586;
1.076732, 1.000000, -0.076732, 1.057351;
1.145567, 1.000000, -0.145567, 1.235078;

];
t=0:0.05:39.9;
close all
plot(t,stepSUB(1:size(t,2),1)'+0.088)
hold on
plot(t,stepSUB(1:size(t,2),2)')